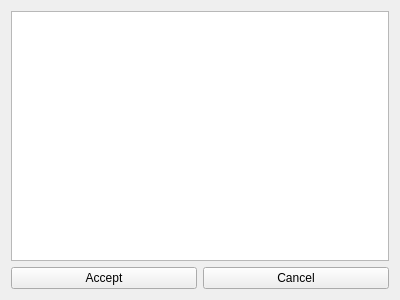
<?xml version="1.0" encoding="UTF-8"?>
<ui version="4.0">
 <class>GUINote</class>
 <widget class="QWidget" name="GUINote">
  <property name="geometry">
   <rect>
    <x>0</x>
    <y>0</y>
    <width>400</width>
    <height>300</height>
   </rect>
  </property>
  <property name="windowTitle">
   <string>Form</string>
  </property>
  <layout class="QVBoxLayout" name="verticalLayout_2">
   <item>
    <layout class="QVBoxLayout" name="verticalLayout">
     <item>
      <widget class="QTextEdit" name="noteEdit"/>
     </item>
     <item>
      <layout class="QHBoxLayout" name="horizontalLayout">
       <item>
        <widget class="QPushButton" name="acceptBtn">
         <property name="text">
          <string>Accept</string>
         </property>
        </widget>
       </item>
       <item>
        <widget class="QPushButton" name="cancelBtn">
         <property name="text">
          <string>Cancel</string>
         </property>
        </widget>
       </item>
      </layout>
     </item>
    </layout>
   </item>
  </layout>
 </widget>
 <resources/>
 <connections/>
</ui>
